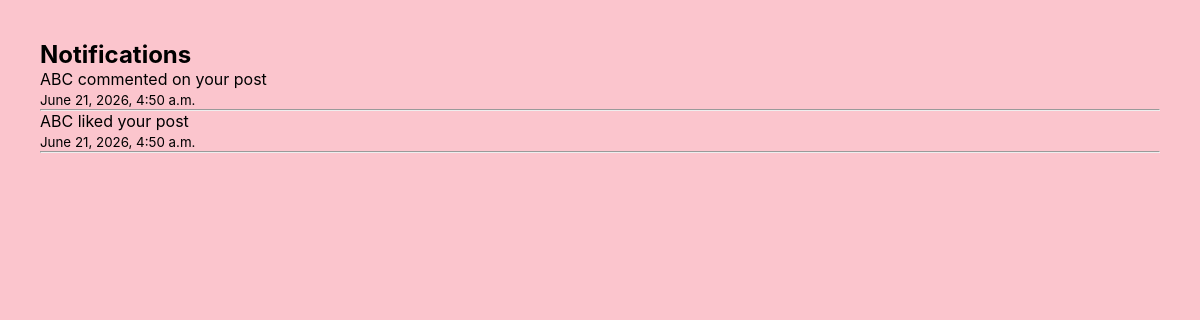
Screenshot of /notifications/ (signed in) with the database file from the repository.
### social/models.py (models this page shows, shortened)
class Notification(models.Model):
    sender = models.ForeignKey(
        User,
        on_delete=models.CASCADE,
        related_name='sent_notifications'
    )
    receiver = models.ForeignKey(
        User,
        on_delete=models.CASCADE,
        related_name='received_notifications'
    )
    post = models.ForeignKey(
        Post,
        on_delete=models.CASCADE,
        null=True,
        blank=True
    )
    message = models.CharField(
        max_length=200
    )
    created_at = models.DateTimeField(
        auto_now_add=True
    )

### social/views.py (the view)
# urls.py: path('notifications/',views.notifications_view, name='notifications'),
@login_required
def notifications_view(request):
    notifications = Notification.objects.filter(
        receiver=request.user
    ).order_by(
        '-created_at'
    )
    return render(
        request,
        'notifications.html',
        {
            'notifications':notifications
        }
    )

### social/templates/notifications.html (shortened to what this page needs)
<!DOCTYPE html>
<html>
<head>
</head>
<body>
<h2>Notifications</h2>
{% for n in notifications %}
<p>
{{ n.message }}
</p>
<small>
{{ n.created_at }}
</small>
<hr>
{% empty %}
<p>No notifications</p>
{% endfor %}
</body>
</html>

### social/templates/notifications.html (style rules this page uses)
* { margin:0; padding:0; box-sizing:border-box; font-family:-apple-system,BlinkMacSystemFont,"Segoe UI",Roboto,sans-serif; }
body { background:#FBC5CD; padding:40px; }

### rows the page displays
Notification: message "ABC commented on your post", created_at "June 21, 2026, 4:50 a.m."
Notification: message "ABC liked your post", created_at "June 21, 2026, 4:50 a.m."
